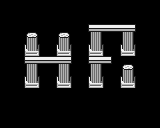

The image is a tile-based game level rendered from a .tmx file. Its description and source (layers, tilesets, objects; grid data summarised) follow:
An orthogonal 20x16 tile map with 8x8 px tiles, 3 tile layers (Background, Collision, Overlap).

<map version="1.0" orientation="orthogonal" renderorder="right-down" width="20" height="16" tilewidth="8" tileheight="8" nextobjectid="1">
 <tileset firstgid="1" name="char_sheet" tilewidth="8" tileheight="8" tilecount="1024">
  <image source="char_sheet.png" width="256" height="256" />
 </tileset>
 <layer name="Background" width="20" height="16">
  <data>[320 cells, 0 non-empty, 0 distinct tile ids]</data>
 </layer>
 <layer name="Collision" width="20" height="16">
  <data>[320 cells, 32 non-empty, 4 distinct tile ids]</data>
 </layer>
 <layer name="Overlap" width="20" height="16">
  <data>[320 cells, 31 non-empty, 7 distinct tile ids]</data>
 </layer>
</map>
